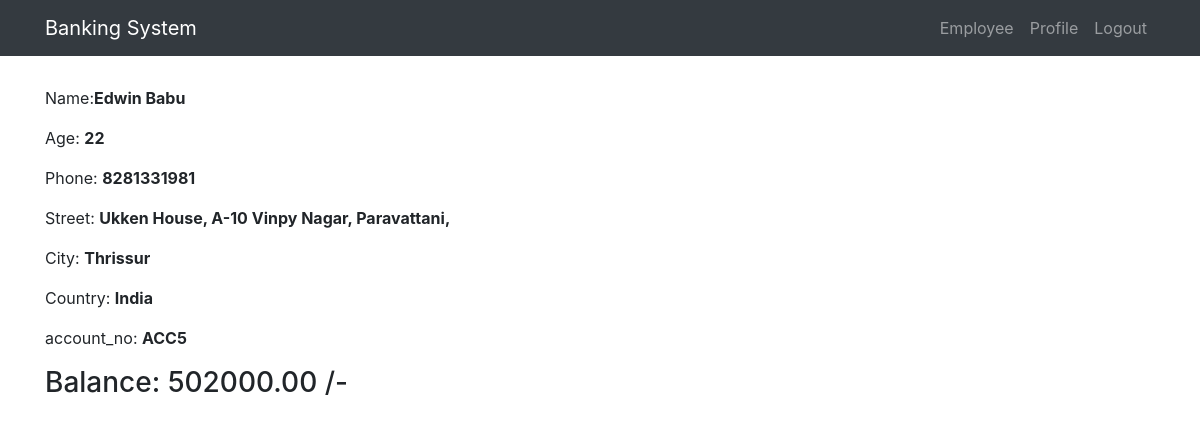
The app's page /profile/ (signed in), older data.
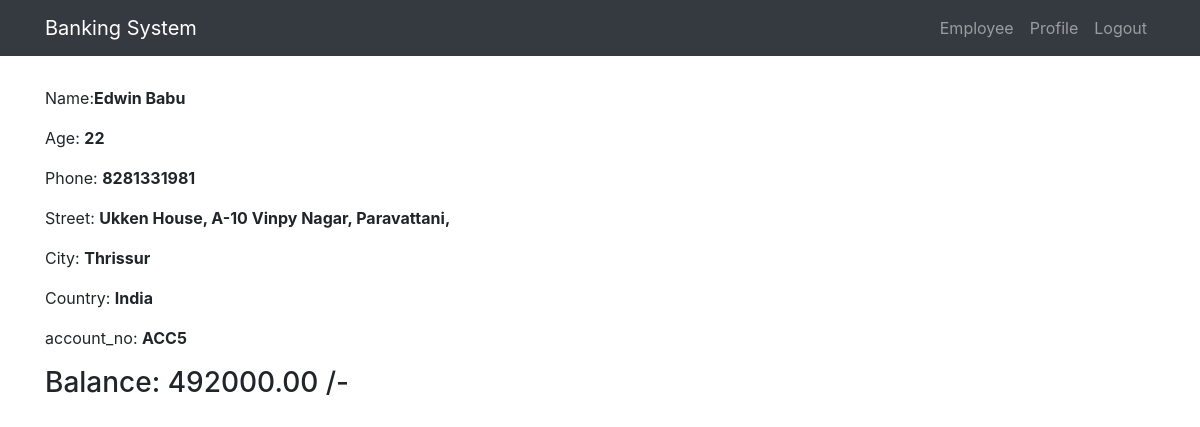
The same page, newer data.
### customer/models.py (models this page shows, shortened)
class Customer(models.Model):
    user=models.OneToOneField(User, on_delete=models.CASCADE)
    name=models.CharField(max_length=200,null=True)
    age=models.IntegerField(null=True)
    phone=models.IntegerField(null=True)
    street=models.CharField(max_length=200,null=True)
    city=models.CharField(max_length=200,null=True)
    state=models.CharField(max_length=50,null=True)
    country=models.CharField(max_length=50, default="India")
    pin_code=models.IntegerField(null=True)
    balance=models.DecimalField(max_digits=10,decimal_places=2,verbose_name="Balance")
    account_no=models.CharField(max_length=200,editable=False)

### customer/views.py (the view)
# urls.py: url(r'^profile/',views.profile, name='profile'),
@login_required
def profile(request):
    user = Customer.objects.filter(user=request.user)
    context={
        "data":user
    }
    return render(request, 'profile.html', context)

### customer/templates/profile.html (shortened to what this page needs)
{% extends 'base.html' %}
{% block content %}
    {% for i in data %}
    <p>Name:<b>{{ i.name }}</b>  <br>
    </p>
    <p>Age: <b>{{ i.age }}</b> <br>
    </p><p>Phone:  <b>{{ i.phone }}</b><br>
    </p><p>Street:  <b>{{ i.street }}</b><br>
    </p><p>City:  <b>{{ i.city }}</b><br>
    </p><p>Country:  <b>{{ i.country }}</b><br>
    </p><p>account_no: <b> {{ i.account_no }}</b><br>
    </p>
        <h3>Balance: {{ i.balance }} /-</h3>
    {% endfor %}
{% endblock %}

### templates/base.html (shortened to what this page needs)
{% load staticfiles %}
<!DOCTYPE html>
<html lang="en">
  <head>
    <link href="{% static 'vendor/bootstrap/css/bootstrap.min.css' %}" rel="stylesheet">
    <link href="{% static 'css/scrolling-nav.css' %}" rel="stylesheet">
  </head>
  <body id="page-top">
    <nav class="navbar navbar-expand-lg navbar-dark bg-dark fixed-top" id="mainNav">
      <div class="container">
        <a class="navbar-brand js-scroll-trigger" href="{% url 'customer:index' %}">Banking System</a>
        <div class="collapse navbar-collapse" id="navbarResponsive">
            <ul class="navbar-nav ml-auto">
            {% if user.is_authenticated %}
                {% if user.is_superuser %}
                    <li class="nav-item">
              <a class="nav-link js-scroll-trigger" href="{% url "employee:index" %}">Employee</a>
            </li>
                {% endif %}
            <li class="nav-item">
              <a class="nav-link js-scroll-trigger" href="{% url 'customer:profile' %}">Profile</a>
            </li>
            <li class="nav-item">
              <a class="nav-link js-scroll-trigger" href="{% url 'account_logout' %}">Logout</a>
            </li>
            {% endif %}
            </ul>
        </div>
      </div>
    </nav>
    <section id="about">
      <div class="container">
        <div class="row">
          <div class="col-lg-12 mx-auto">
    {% block content %}
{% endblock %}
             </div>
        </div>
      </div>
    </section>
  </body>
</html>

### static/css/scrolling-nav.css (style rules this page uses)
section { padding: 70px 0; }

Row changes from the older to the newer data that the page shows:
changed Customer "Edwin Babu": balance "502000.00" → "492000.00"
